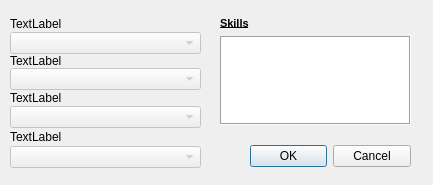
<?xml version="1.0" encoding="UTF-8"?>
<ui version="4.0">
 <class>S0MoreDialog</class>
 <widget class="QDialog" name="S0MoreDialog">
  <property name="windowModality">
   <enum>Qt::ApplicationModal</enum>
  </property>
  <property name="geometry">
   <rect>
    <x>0</x>
    <y>0</y>
    <width>433</width>
    <height>185</height>
   </rect>
  </property>
  <property name="minimumSize">
   <size>
    <width>433</width>
    <height>185</height>
   </size>
  </property>
  <property name="maximumSize">
   <size>
    <width>433</width>
    <height>185</height>
   </size>
  </property>
  <property name="windowTitle">
   <string>Stage 0 More attributes</string>
  </property>
  <widget class="QDialogButtonBox" name="S0ButtonBox">
   <property name="geometry">
    <rect>
     <x>250</x>
     <y>140</y>
     <width>161</width>
     <height>32</height>
    </rect>
   </property>
   <property name="orientation">
    <enum>Qt::Horizontal</enum>
   </property>
   <property name="standardButtons">
    <set>QDialogButtonBox::Cancel|QDialogButtonBox::Ok</set>
   </property>
  </widget>
  <widget class="QComboBox" name="S0AdvDialComBox4">
   <property name="enabled">
    <bool>false</bool>
   </property>
   <property name="geometry">
    <rect>
     <x>10</x>
     <y>146</y>
     <width>191</width>
     <height>22</height>
    </rect>
   </property>
  </widget>
  <widget class="QComboBox" name="S0AdvDialComBox3">
   <property name="enabled">
    <bool>false</bool>
   </property>
   <property name="geometry">
    <rect>
     <x>10</x>
     <y>106</y>
     <width>191</width>
     <height>22</height>
    </rect>
   </property>
  </widget>
  <widget class="QComboBox" name="S0AdvDialComBox1">
   <property name="enabled">
    <bool>false</bool>
   </property>
   <property name="geometry">
    <rect>
     <x>10</x>
     <y>32</y>
     <width>191</width>
     <height>22</height>
    </rect>
   </property>
  </widget>
  <widget class="QLabel" name="S0AdvDialLabel1">
   <property name="geometry">
    <rect>
     <x>10</x>
     <y>16</y>
     <width>191</width>
     <height>16</height>
    </rect>
   </property>
   <property name="text">
    <string>TextLabel</string>
   </property>
  </widget>
  <widget class="QLabel" name="S0AdvDialLabel2">
   <property name="geometry">
    <rect>
     <x>10</x>
     <y>53</y>
     <width>191</width>
     <height>16</height>
    </rect>
   </property>
   <property name="text">
    <string>TextLabel</string>
   </property>
  </widget>
  <widget class="QLabel" name="S0AdvDialLabel1_2">
   <property name="geometry">
    <rect>
     <x>220</x>
     <y>16</y>
     <width>191</width>
     <height>16</height>
    </rect>
   </property>
   <property name="toolTip">
    <string>&lt;!DOCTYPE HTML PUBLIC &quot;-//W3C//DTD HTML 4.0//EN&quot; &quot;http://www.w3.org/TR/REC-html40/strict.dtd&quot;&gt;
&lt;html&gt;&lt;head&gt;&lt;meta name=&quot;qrichtext&quot; content=&quot;1&quot; /&gt;&lt;style type=&quot;text/css&quot;&gt;
p, li { white-space: pre-wrap; }
&lt;/style&gt;&lt;/head&gt;&lt;body style=&quot; font-family:'MS Shell Dlg 2'; font-size:8.25pt; font-weight:400; font-style:normal;&quot;&gt;
&lt;p style=&quot; margin-top:0px; margin-bottom:0px; margin-left:0px; margin-right:0px; -qt-block-indent:0; text-indent:0px;&quot;&gt;&lt;span style=&quot; font-size:8pt;&quot;&gt;A character’s Skills list represents abilities he has been trained &lt;/span&gt;&lt;/p&gt;
&lt;p style=&quot; margin-top:0px; margin-bottom:0px; margin-left:0px; margin-right:0px; -qt-block-indent:0; text-indent:0px;&quot;&gt;&lt;span style=&quot; font-size:8pt;&quot;&gt;to use eff ectively. In a typical A Time of War role-playing session, &lt;/span&gt;&lt;/p&gt;
&lt;p style=&quot; margin-top:0px; margin-bottom:0px; margin-left:0px; margin-right:0px; -qt-block-indent:0; text-indent:0px;&quot;&gt;&lt;span style=&quot; font-size:8pt;&quot;&gt;characters generally use Skill Action Checks to resolve actions far &lt;/span&gt;&lt;/p&gt;
&lt;p style=&quot; margin-top:0px; margin-bottom:0px; margin-left:0px; margin-right:0px; -qt-block-indent:0; text-indent:0px;&quot;&gt;&lt;span style=&quot; font-size:8pt;&quot;&gt;more often than they use Attributes or Traits.&lt;/span&gt;&lt;/p&gt;&lt;/body&gt;&lt;/html&gt;</string>
   </property>
   <property name="whatsThis">
    <string>&lt;!DOCTYPE HTML PUBLIC &quot;-//W3C//DTD HTML 4.0//EN&quot; &quot;http://www.w3.org/TR/REC-html40/strict.dtd&quot;&gt;
&lt;html&gt;&lt;head&gt;&lt;meta name=&quot;qrichtext&quot; content=&quot;1&quot; /&gt;&lt;style type=&quot;text/css&quot;&gt;
p, li { white-space: pre-wrap; }
&lt;/style&gt;&lt;/head&gt;&lt;body style=&quot; font-family:'MS Shell Dlg 2'; font-size:8.25pt; font-weight:400; font-style:normal;&quot;&gt;
&lt;p style=&quot; margin-top:0px; margin-bottom:0px; margin-left:0px; margin-right:0px; -qt-block-indent:0; text-indent:0px;&quot;&gt;&lt;span style=&quot; font-size:8pt;&quot;&gt;A character’s Skills list represents abilities &lt;/span&gt;&lt;/p&gt;
&lt;p style=&quot; margin-top:0px; margin-bottom:0px; margin-left:0px; margin-right:0px; -qt-block-indent:0; text-indent:0px;&quot;&gt;&lt;span style=&quot; font-size:8pt;&quot;&gt;he has been trained to use eff ectively. &lt;/span&gt;&lt;/p&gt;
&lt;p style=&quot; margin-top:0px; margin-bottom:0px; margin-left:0px; margin-right:0px; -qt-block-indent:0; text-indent:0px;&quot;&gt;&lt;span style=&quot; font-size:8pt;&quot;&gt;In a typical A Time of War role-playing &lt;/span&gt;&lt;/p&gt;
&lt;p style=&quot; margin-top:0px; margin-bottom:0px; margin-left:0px; margin-right:0px; -qt-block-indent:0; text-indent:0px;&quot;&gt;&lt;span style=&quot; font-size:8pt;&quot;&gt;session, characters generally use Skill Action &lt;/span&gt;&lt;/p&gt;
&lt;p style=&quot; margin-top:0px; margin-bottom:0px; margin-left:0px; margin-right:0px; -qt-block-indent:0; text-indent:0px;&quot;&gt;&lt;span style=&quot; font-size:8pt;&quot;&gt;Checks to resolve actions far more often &lt;/span&gt;&lt;/p&gt;
&lt;p style=&quot; margin-top:0px; margin-bottom:0px; margin-left:0px; margin-right:0px; -qt-block-indent:0; text-indent:0px;&quot;&gt;&lt;span style=&quot; font-size:8pt;&quot;&gt;than they use Attributes or Traits.&lt;/span&gt;&lt;/p&gt;&lt;/body&gt;&lt;/html&gt;</string>
   </property>
   <property name="text">
    <string>&lt;!DOCTYPE HTML PUBLIC &quot;-//W3C//DTD HTML 4.0//EN&quot; &quot;http://www.w3.org/TR/REC-html40/strict.dtd&quot;&gt;
&lt;html&gt;&lt;head&gt;&lt;meta name=&quot;qrichtext&quot; content=&quot;1&quot; /&gt;&lt;style type=&quot;text/css&quot;&gt;
p, li { white-space: pre-wrap; }
&lt;/style&gt;&lt;/head&gt;&lt;body style=&quot; font-family:'MS Shell Dlg 2'; font-size:8.25pt; font-weight:400; font-style:normal;&quot;&gt;
&lt;p style=&quot; margin-top:0px; margin-bottom:0px; margin-left:0px; margin-right:0px; -qt-block-indent:0; text-indent:0px;&quot;&gt;&lt;span style=&quot; font-size:8pt; font-weight:600; text-decoration: underline;&quot;&gt;Skills&lt;/span&gt;&lt;/p&gt;&lt;/body&gt;&lt;/html&gt;</string>
   </property>
  </widget>
  <widget class="QComboBox" name="S0AdvDialComBox2">
   <property name="enabled">
    <bool>false</bool>
   </property>
   <property name="geometry">
    <rect>
     <x>10</x>
     <y>68</y>
     <width>191</width>
     <height>22</height>
    </rect>
   </property>
  </widget>
  <widget class="QLabel" name="S0AdvDialLabel4">
   <property name="geometry">
    <rect>
     <x>10</x>
     <y>129</y>
     <width>191</width>
     <height>16</height>
    </rect>
   </property>
   <property name="text">
    <string>TextLabel</string>
   </property>
  </widget>
  <widget class="QTableWidget" name="S0AdvDialogTable">
   <property name="geometry">
    <rect>
     <x>220</x>
     <y>36</y>
     <width>191</width>
     <height>89</height>
    </rect>
   </property>
   <property name="frameShape">
    <enum>QFrame::Box</enum>
   </property>
   <property name="frameShadow">
    <enum>QFrame::Sunken</enum>
   </property>
   <property name="verticalScrollBarPolicy">
    <enum>Qt::ScrollBarAlwaysOff</enum>
   </property>
   <property name="horizontalScrollBarPolicy">
    <enum>Qt::ScrollBarAlwaysOff</enum>
   </property>
   <property name="autoScroll">
    <bool>false</bool>
   </property>
   <property name="editTriggers">
    <set>QAbstractItemView::NoEditTriggers</set>
   </property>
   <property name="tabKeyNavigation">
    <bool>false</bool>
   </property>
   <property name="showDropIndicator" stdset="0">
    <bool>false</bool>
   </property>
   <property name="dragDropOverwriteMode">
    <bool>false</bool>
   </property>
   <property name="selectionMode">
    <enum>QAbstractItemView::NoSelection</enum>
   </property>
   <property name="selectionBehavior">
    <enum>QAbstractItemView::SelectItems</enum>
   </property>
   <property name="showGrid">
    <bool>false</bool>
   </property>
   <property name="gridStyle">
    <enum>Qt::NoPen</enum>
   </property>
   <property name="wordWrap">
    <bool>false</bool>
   </property>
   <property name="cornerButtonEnabled">
    <bool>false</bool>
   </property>
   <property name="rowCount">
    <number>4</number>
   </property>
   <property name="columnCount">
    <number>2</number>
   </property>
   <attribute name="horizontalHeaderVisible">
    <bool>false</bool>
   </attribute>
   <attribute name="horizontalHeaderDefaultSectionSize">
    <number>161</number>
   </attribute>
   <attribute name="horizontalHeaderHighlightSections">
    <bool>true</bool>
   </attribute>
   <attribute name="horizontalHeaderMinimumSectionSize">
    <number>25</number>
   </attribute>
   <attribute name="verticalHeaderVisible">
    <bool>false</bool>
   </attribute>
   <attribute name="verticalHeaderDefaultSectionSize">
    <number>22</number>
   </attribute>
   <attribute name="verticalHeaderHighlightSections">
    <bool>false</bool>
   </attribute>
   <attribute name="verticalHeaderMinimumSectionSize">
    <number>29</number>
   </attribute>
   <row/>
   <row/>
   <row/>
   <row/>
   <column/>
   <column/>
   <item row="0" column="0">
    <property name="text">
     <string/>
    </property>
   </item>
   <item row="0" column="1">
    <property name="text">
     <string/>
    </property>
   </item>
  </widget>
  <widget class="QLabel" name="S0AdvDialLabel3">
   <property name="geometry">
    <rect>
     <x>10</x>
     <y>90</y>
     <width>191</width>
     <height>16</height>
    </rect>
   </property>
   <property name="text">
    <string>TextLabel</string>
   </property>
  </widget>
 </widget>
 <resources/>
 <connections>
  <connection>
   <sender>S0ButtonBox</sender>
   <signal>accepted()</signal>
   <receiver>S0MoreDialog</receiver>
   <slot>accept()</slot>
   <hints>
    <hint type="sourcelabel">
     <x>248</x>
     <y>254</y>
    </hint>
    <hint type="destinationlabel">
     <x>157</x>
     <y>274</y>
    </hint>
   </hints>
  </connection>
  <connection>
   <sender>S0ButtonBox</sender>
   <signal>rejected()</signal>
   <receiver>S0MoreDialog</receiver>
   <slot>reject()</slot>
   <hints>
    <hint type="sourcelabel">
     <x>316</x>
     <y>260</y>
    </hint>
    <hint type="destinationlabel">
     <x>286</x>
     <y>274</y>
    </hint>
   </hints>
  </connection>
 </connections>
</ui>
